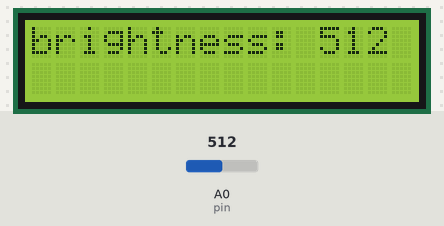
Simulated run of this sketch. Board: Arduino Uno, built with avr-gcc and run on an emulated ATmega328P. Shown: 16×2 character LCD. The test bench sets the inputs (shaded band); at power-on: A0 (pin) = 512.

Above: at 2.6 s.
2.7 s: A0 (pin) set to 692
At 9.2 s:
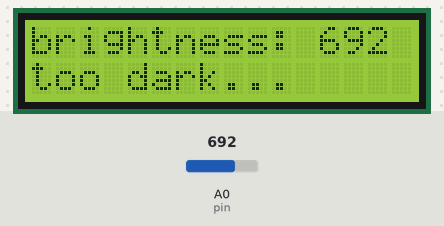
12.6 s: A0 (pin) set to 713
At 17.5 s:
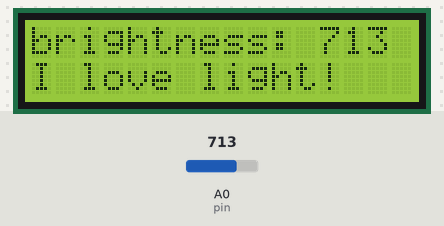
22.5 s: A0 (pin) set to 787
At 26.8 s:
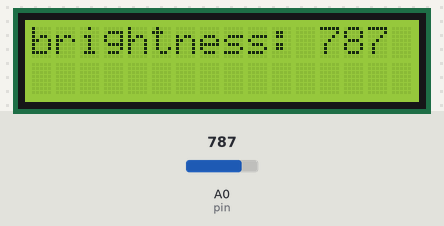
29.7 s: A0 (pin) set to 809
At 32.9 s:
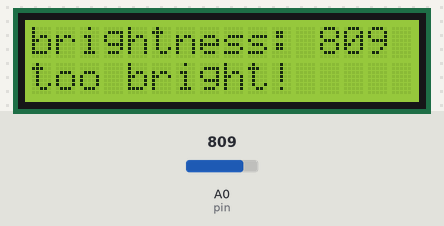
Timing chart, 0 to 34.4 s (numbered marks = the images above; inputs shaded):
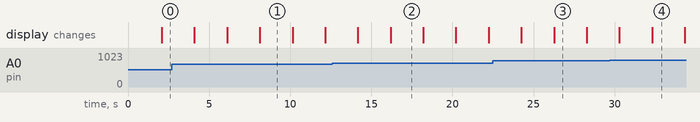

The sketch:

Arduino_CdsLcd.ino
```cpp
/*
 제목    : I2C LCD에 문자 출력하기
 내용   : I2C LCD에 원하는 문자를 표시해 봅니다.
 */

// LCD를 쉽게 제어하기 위한 라이브러리를 추가합니다.
#include <LiquidCrystal_I2C.h>
#include <Wire.h>

// 0x3F I2C 주소를 가지고 있는 16x2 LCD객체를 생성합니다.(I2C 주소는 LCD에 맞게 수정해야 합니다.)
LiquidCrystal_I2C lcd(0x27, 16, 2);
int pin = A0;
int value = 0;

// 실행시 가장 먼저 호출되는 함수이며, 최초 1회만 실행됩니다.
// 변수를 선언하거나 초기화를 위한 코드를 포함합니다.
void setup() {
  // I2C LCD를 초기화 합니다..
  lcd.init();
  // I2C LCD의 백라이트를 켜줍니다.
  lcd.backlight();

  lcd.setCursor(0,0);
  lcd.print("hi!");
}

// setup() 함수가 호출된 이후, loop() 함수가 호출되며,
// 블록 안의 코드를 무한히 반복 실행됩니다.
void loop() {
  delay(2000); // 2초의 딜레이
  lcd.clear(); // 그 후 디스플레이를 전부 지운다.

  value = analogRead(pin); // 우리가 연결한 센서의 핀에서 값을 받아 저장한다.
  lcd.setCursor(0,0);
  lcd.print("brightness:");

  lcd.setCursor(12,0);
  lcd.print(value);

  delay(2000);
  lcd.setCursor(0,1);
  if(value >= 800){
    lcd.print("too bright!");
  }
  else if(value >= 700){
    lcd.print("I love light!");
  }
  else {
    lcd.print("too dark...");
  }
}
```

Measured:
- the behaviour switches between 699 and 700 on A0 (pin) (found by bisection; images 1 and 2)
- the behaviour switches between 799 and 800 on A0 (pin) (found by bisection; images 3 and 4)
- after the input at 2.7 s, the display: first differs from a run without the input after 3.4 s (image 1 shows a later state)
- after the input at 12.6 s, the display: first changes after 1.6 s (image 2 shows a later state)
- after the input at 22.5 s, the display: first differs from a run without the input after 3.8 s (image 3)
- after the input at 29.7 s, the display: first changes after 0.59 s (image 4 shows a later state)
- what the display in image 1 shows lasts 2.0 s, from 8.1 s to 10.1 s
